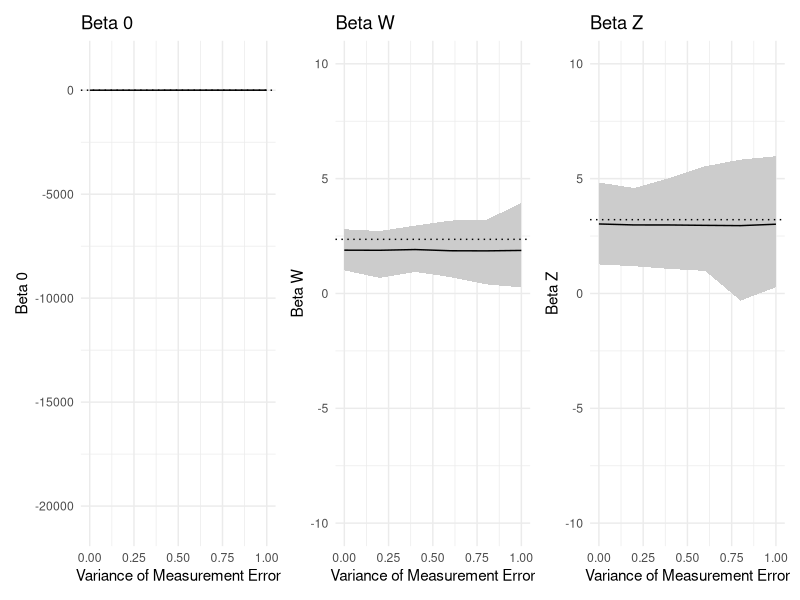
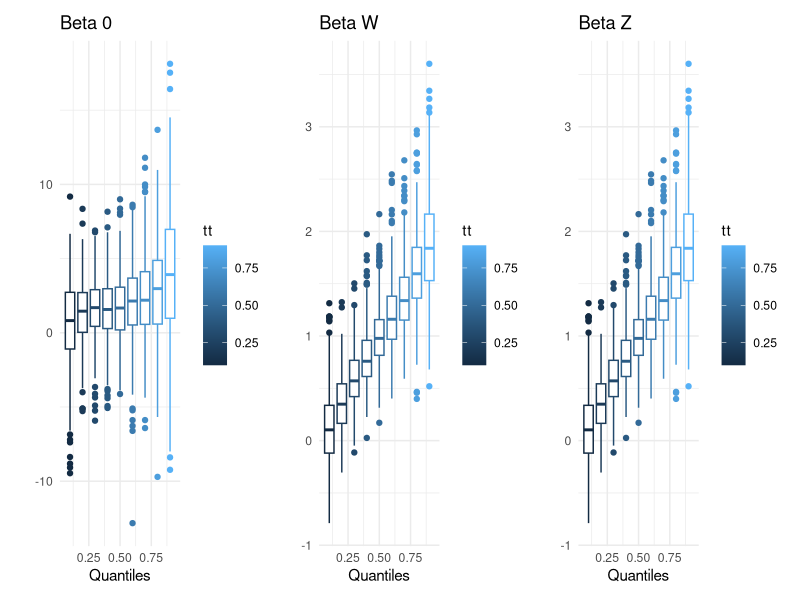

Write R code to recreate these figures, in order.
library(ggplot2)
library(dplyr)
library(patchwork)
library(quantreg)

simulazione_rq_rc <- function(n = 100, u_sigma = 0.75, tt = .9) {

  varX = 2
  varU = u_sigma
  varZ = 1
  x = as.matrix(rnorm(n, 3, varX), ncol = 1) # Unobservable variable
  z = as.matrix(rnorm(n, 5, varZ), ncol = 1) # Measurable variable (without any error)
  u = as.matrix(rnorm(n, 0, varU), ncol = 1) # Measurement error
  w = x + u                                  # Variable measuring X (with error)
  eps = x[1:n, 1] * rnorm(n, 0, 1)         # Heteroskedastic error
  
  b0 = 2
  bx = 1
  bz = 3
  y = b0 + bx * x[1:n, 1] + bz * z[1:n, 1] + eps
  dat = data.frame(y = y,
                   w = w,
                   z = z,
                   x = x)
  
  #RC-step 1 : validation dataset
  size_val = .2
  ind = sample(nrow(dat), size = n * size_val, replace = F)
  
  #regression on validation dataset X ~ W + Z (relazione lineare)
  dat.val = dat[ind, ]
  reg1 = lm(x ~ w + z, data = dat.val)
  
  dat.ex = dat[-ind, ]
  x_hat = coef(reg1)[1] + coef(reg1)[2] * dat.ex$w + coef(reg1)[3] * dat.ex$z
  dat.ex = cbind(dat.ex, x_hat)
  
  #q-regression on non-validation dataset Y ~ Xhat + Z
  modwz = rq(y ~ x_hat + z, data = dat.ex, tau = tt)
  summary(modwz)
  
}

#"true" coefficients can be obtained from the following
set.seed(123)
n=100
varX = 2
varZ = 1
x = as.matrix(rnorm(n, 3, varX), ncol = 1) # Unobservable variable
z = as.matrix(rnorm(n, 5, varZ), ncol = 1) # Measurable variable (without any error)
eps = x[1:n, 1] * rnorm(n, 0, 1)         # Heteroskedastic error

b0 = 2
bx = 1
bz = 3
y = b0 + bx * x[1:n, 1] + bz * z[1:n, 1] + eps
dat = data.frame(y = y,
                 z = z,
                 x = x)
modxz_true = rq(y ~ x + z, data = dat, tau = .9)
true_coef=modxz_true$coefficients

u_sigma <- seq(0, 5, by=0.2)
n_sim <- 1:500
simulazione <- expand.grid(n_sim = n_sim, u_sigma = u_sigma)

simulazione_lista <- lapply(1:nrow(simulazione), 
                            function(x) simulazione_rq_rc(n=100, u_sigma=simulazione[x, ]$u_sigma,tt=.9))


simulazione$beta0=sapply(simulazione_lista, function(x) coef(x)[1])
simulazione$betaW=sapply(simulazione_lista, function(x) coef(x)[2])
simulazione$betaZ=sapply(simulazione_lista, function(x) coef(x)[3])

# simulazione$beta0_se = sapply(simulazione_lista, function(x) summary(x,se = "boot", bsmethod= "xy",R = 400)$coefficients[,2][1])
# simulazione$betaW_se = sapply(simulazione_lista, function(x) summary(x,se = "boot", bsmethod= "xy",R = 400)$coefficients[,2][2])
# simulazione$betaZ_se = sapply(simulazione_lista, function(x) summary(x,se = "boot", bsmethod= "xy",R = 400)$coefficients[,2][3])

x_bound=1

beta0 <- simulazione %>% 
  group_by(u_sigma) %>% 
  summarise(beta0_mean = mean(beta0), 
            beta0_min = min(beta0), 
            beta0_max = max(beta0)) %>% 
  ggplot() + 
  geom_ribbon(aes(x= u_sigma, 
                  ymin = beta0_min, 
                  ymax = beta0_max), fill="gray80") +
  geom_line(aes(u_sigma, beta0_mean)) +
  geom_hline(yintercept=true_coef[1], linetype="dotted") +
  theme_minimal() +
  xlab("Variance of Measurement Error") +
  ylab("Beta 0") +
  ggtitle("Beta 0") +
  xlim(c(0,x_bound))

betaW <- simulazione %>% 
  group_by(u_sigma) %>% 
  summarise(betaW_mean = mean(betaW), 
            betaW_min = min(betaW), 
            betaW_max = max(betaW)) %>% 
  ggplot() + 
  geom_ribbon(aes(x= u_sigma, 
                  ymin = betaW_min, 
                  ymax = betaW_max), fill="gray80") +
  geom_line(aes(u_sigma, betaW_mean)) +
  geom_hline(yintercept=true_coef[2], linetype="dotted") +
  theme_minimal() +
  xlab("Variance of Measurement Error") +
  ylab("Beta W") +
  ggtitle("Beta W")+
  xlim(c(0,x_bound))+
  ylim(c(-10,10))

betaZ <- simulazione %>% 
  group_by(u_sigma) %>% 
  summarise(betaZ_mean = mean(betaZ), 
            betaZ_min = min(betaZ), 
            betaZ_max = max(betaZ)) %>% 
  ggplot() + 
  geom_ribbon(aes(x= u_sigma, 
                  ymin = betaZ_min, 
                  ymax = betaZ_max), fill="gray80") +
  geom_line(aes(u_sigma, betaZ_mean)) +
  geom_hline(yintercept=true_coef[3], linetype="dotted") +
  theme_minimal() +
  xlab("Variance of Measurement Error") +
  ylab("Beta Z") +
  ggtitle("Beta Z")+
  xlim(c(0,x_bound))+
  ylim(c(-10,10))


beta0 | betaW | betaZ


u_sigma <- 1
n_sim <- 1:500
tt = seq(0.1,0.9,0.1)
simulazione_2 <- expand.grid(n_sim = n_sim, tt = tt)

simulazione_lista <- lapply(1:nrow(simulazione_2), 
                            function(x) simulazione_rq_rc(n=100, tt=simulazione_2[x, ]$tt , u_sigma =1))


simulazione_2$beta0=sapply(simulazione_lista, function(x) coef(x)[1])
simulazione_2$betaW=sapply(simulazione_lista, function(x) coef(x)[2])
simulazione_2$betaZ=sapply(simulazione_lista, function(x) coef(x)[3])

beta0q <- simulazione_2 %>%  
  group_by(tt) %>%  
  ggplot(aes(x=tt,y=beta0,color=tt,group=tt)) + 
  geom_boxplot()+
  theme_minimal() +
  xlab("Quantiles") +
  ylab(" ")+
  ggtitle("Beta 0")

betaZq <- simulazione_2 %>%  
  group_by(tt) %>%  
  ggplot(aes(x=tt,y=betaW,color=tt,group=tt)) + 
  geom_boxplot()+
  theme_minimal() +
  xlab("Quantiles") +
  ylab(" ")+
  ggtitle("Beta Z")

betaWq <- simulazione_2 %>%  
  group_by(tt) %>%  
  ggplot(aes(x=tt,y=betaW,color=tt,group=tt)) + 
  geom_boxplot()+
  theme_minimal() +
  xlab("Quantiles") +
  ylab(" ")+
  ggtitle("Beta W")

beta0q | betaWq | betaZq

